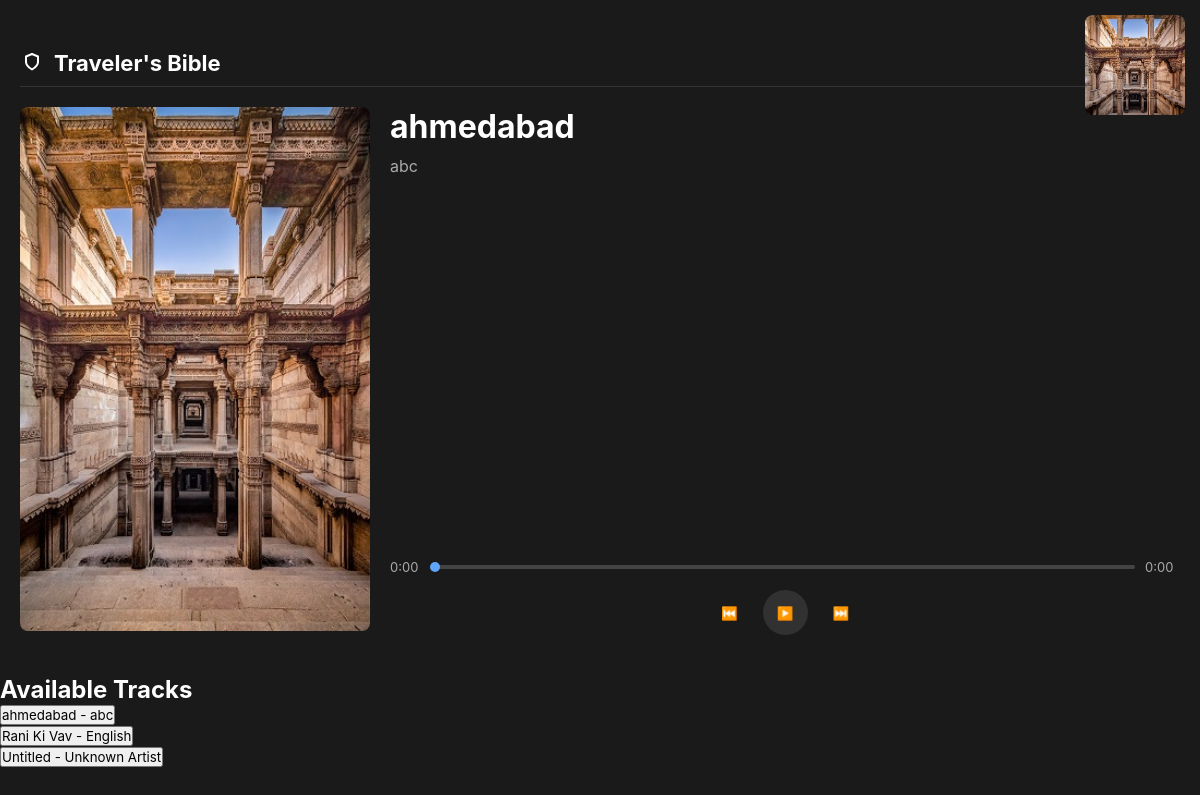
The app's page /audio_page/ with its own data.
### Audio/models.py (models this page shows, shortened)
class Audio(models.Model):
    title = models.CharField(max_length=255, default="Untitled")
    artist = models.CharField(max_length=255, default="Unknown Artist")
    file_path = models.FileField(upload_to='audio/', null=True, blank=True)

### Audio/views.py (the view)
def audio_player(request):
    audio_files = Audio.objects.all()
    return render(request, 'audio_page.html', {'audio_files': audio_files})

### template/audio_page.html (shortened to what this page needs)
{% load static %}
<!DOCTYPE html>
<html lang="en">
<head>
    <link rel="stylesheet" href="{% static 'css/audio_page.css' %}" />
</head>
<body>
    <div class="audio-player-container">
        <div class="header">
            <div class="logo">
                <svg width="24" height="24" viewBox="0 0 24 24" fill="none" xmlns="http://www.w3.org/2000/svg">
                    <path d="M12 18.5C12 18.5 18 15 18 11V5.5L12 3L6 5.5V11C6 15 12 18.5 12 18.5Z" stroke="white" stroke-width="2" stroke-linecap="round" stroke-linejoin="round"/>
                </svg>
                Traveler's Bible
            </div>
        </div>
        <div class="content">
            <div class="main-image">
                <img src="{% static 'images/2.jpeg' %}" alt="Adalaj Stepwell" id="mainImage">
            </div>
            <div class="player-info">
                <div class="info-section">
                    <h1 class="title" id="audioTitle">
                        {% if audio_files %} {{ audio_files.0.title }} {% else %} No Audio Available {% endif %}
                    </h1>
                    <p class="subtitle" id="audioArtist">
                        {% if audio_files %} {{ audio_files.0.artist }} {% else %} Unknown Artist {% endif %}
                    </p>
                </div>
                <div class="audio-controls">
                    <div class="timeline">
                        <span class="time current-time">0:00</span>
                        <div class="progress-container">
                            <div class="progress-bar">
                                <div class="progress-thumb" id="progressThumb"></div>
                            </div>
                        </div>
                        <span class="time total-time">0:00</span>
                    </div>
                    <div class="playback-controls">
                        <button class="control-button previous">⏮️</button>
                        <button class="control-button play-pause" id="playPauseBtn">▶️</button>
                        <button class="control-button next">⏭️</button>
                    </div>
                </div>
            </div>
        </div>
        <div class="thumbnail">
            <img src="{% static 'images/2.jpeg' %}" alt="Adalaj Stepwell" id="thumbnailImage">
        </div>
    </div>
    <div class="audio-list">
        <h2>Available Tracks</h2>
        <ul>
            {% for audio in audio_files %}
                <li>
                    <button class="audio-btn" onclick="playAudio('{{ audio.file_path.url }}', '{{ audio.title }}', '{{ audio.artist }}')">
                        {{ audio.title }} - {{ audio.artist }}
                    </button>
                </li>
            {% endfor %}
        </ul>
    </div>
</body>
</html>

### static/css/audio_page.css (style rules this page uses)
* { margin: 0; padding: 0; box-sizing: border-box; font-family: -apple-system, BlinkMacSystemFont, 'Segoe UI', Roboto, Oxygen, Ubuntu, Cantarell, sans-serif; }
body { background-color: #1a1a1a; color: white; }
.audio-player-container { max-width: 1200px; margin: 20px auto; padding: 20px; }
.header { display: flex; align-items: center; padding: 10px 0; border-bottom: 1px solid #333; margin-bottom: 20px; }
.logo { font-size: 22px; font-weight: bold; margin-right: 10px; display: flex; align-items: center; }
.logo svg { margin-right: 10px; }
.content { display: flex; flex-wrap: wrap; gap: 20px; }
.main-image { flex: 1; min-width: 250px; max-width: 350px; }
.main-image img { width: 100%; height: auto; border-radius: 8px; object-fit: cover; }
.player-info { flex: 1; min-width: 250px; display: flex; flex-direction: column; justify-content: space-between; }
.info-section { margin-bottom: 30px; }
.title { font-size: 32px; font-weight: bold; margin-bottom: 10px; }
.subtitle { font-size: 16px; color: #aaa; margin-bottom: 15px; }
.audio-controls { margin-top: auto; }
.timeline { display: flex; align-items: center; margin-bottom: 15px; }
.progress-container { flex: 1; margin: 0 10px; }
.progress-bar { width: 100%; height: 4px; background-color: #444; border-radius: 2px; position: relative; }
.progress-thumb { position: absolute; top: 50%; left: 0%; width: 10px; height: 10px; background-color: #60a5fa; border-radius: 50%; transform: translate(-50%, -50%); cursor:pointer; }
.time { font-size: 13px; color: #aaa; min-width: 35px; }
.playback-controls { display: flex; justify-content: center; align-items: center; gap: 25px; }
.control-button { background: none; border: none; color: white; cursor: pointer; display: flex; align-items: center; justify-content: center; }
.play-pause { width: 45px; height: 45px; border-radius: 50%; background-color: rgba(255, 255, 255, 0.1); }
.thumbnail { position: absolute; top: 15px; right: 15px; width: 100px; height: 100px; border-radius: 8px; overflow: hidden; }
.thumbnail img { width: 100%; height: 100%; object-fit: cover; }

### records on screen
Audio: title "ahmedabad", artist "abc"
Audio: title "Rani Ki Vav", artist "English"
Audio: title "Untitled", artist "Unknown Artist"
